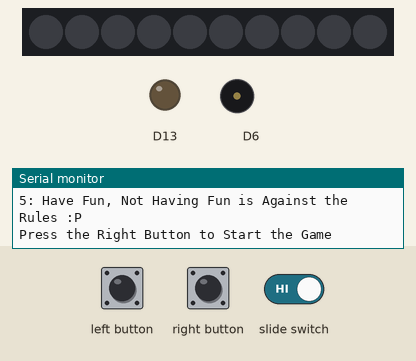
This sketch was run on a simulated Adafruit Circuit Playground Express. On the bench: 10 RGB LEDs in strip order, left to right, output pins drawn as LEDs (lit = HIGH), buzzer (waves = sounding), the last lines printed to the serial monitor. The inputs (shaded band) are chosen by the test bench. Dim RGB values are drawn brighter than linear.

Above: at 1.2 s.
1.3 s: left button pressed for 0.15 s
At 1.7 s:
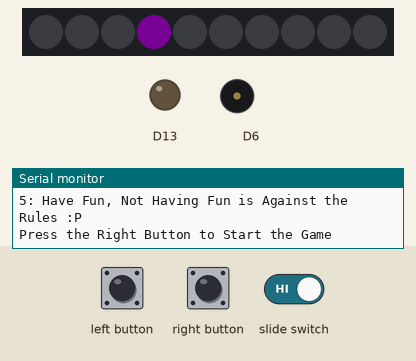
2.0 s: slide switch set LOW
At 3.2 s:
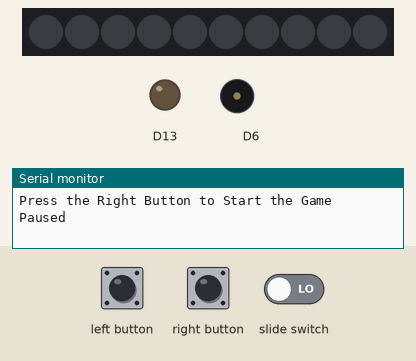
3.9 s: left button pressed for 1 s
At 4.3 s:
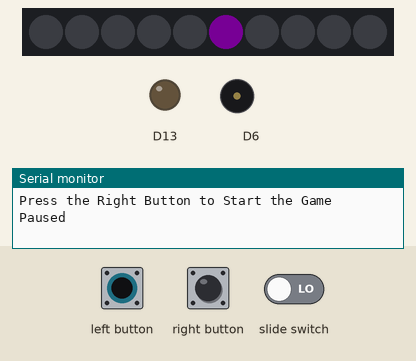
5.5 s: right button pressed for 0.15 s
6.2 s: slide switch set HIGH
At 7.1 s:
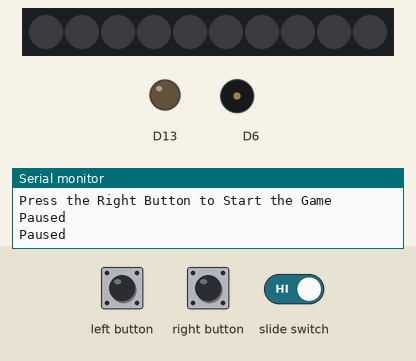
7.9 s: left button pressed for 0.15 s
At 10.0 s:
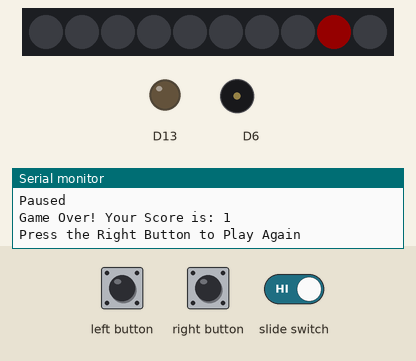
Timing chart, 0 to 11.3 s (numbered marks = the images above; inputs shaded):
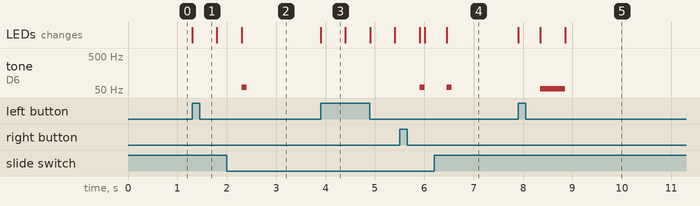

The sketch:

BouncingGameFinalProjectEdit.ino
```cpp
#include <Adafruit_CircuitPlayground.h>

int switchpin = 7;
int rbuttonpin = 5;
int lbuttonpin = 4;
volatile int gamestate = 0;
volatile bool lbuttonflag = false;
volatile bool rbuttonflag = false;
volatile bool switchflag = false;
volatile int speedvalue = 500;
volatile int score = 0;
float midi[127];
int A_four = 440;
int i = 2;

void switchISR(){
  switchflag = !switchflag;
  Serial.println("Paused");
};

void lbuttonISR(){
  lbuttonflag = true;
};

void rbuttonISR(){
  rbuttonflag = true;
}

void generateMIDI() //formula for creating a midi
{
  for (int x = 0; x < 127; ++x)
  {
    midi[x] = (A_four / 32.0) * pow(2.0, ((x - 9.0) / 12.0));
    Serial.println(midi[x]);
  }
};

void setup() { //Sets up interrupts, serial monitor, and initial serial monitor print
  CircuitPlayground.begin();
  attachInterrupt(digitalPinToInterrupt(switchpin), switchISR, CHANGE);
  attachInterrupt(digitalPinToInterrupt(lbuttonpin), lbuttonISR, RISING);
  attachInterrupt(digitalPinToInterrupt(rbuttonpin), rbuttonISR, RISING);
  generateMIDI();

  Serial.begin(9600);
  while(!Serial);
  Serial.println();
  Serial.println("Rules:");
  Serial.println("1: Press the Right and Left Buttons when the Light is coming towards them in Order to Score Points");
  Serial.println("2: The Light Gets Faster the More You Score");
  Serial.println("3: You Can Pause the Game With the Slide, Press the Start Button Again To Unpause");
  Serial.println("4: If the Light Passes the Buttons, You Lose");
  Serial.println("5: Have Fun, Not Having Fun is Against the Rules :P");
  Serial.println("Press the Right Button to Start the Game");
}

void loop() {
  if (gamestate == 0){ //Functions as a game buffer, either for starting or in pausing, does nothing but halt the game
  }
  if (switchflag){  //Functions as a pause by setting the gamestate to 0
    CircuitPlayground.playTone(60, 100);
    gamestate = 0;
    switchflag = false;
  }
  if (gamestate == 0 && lbuttonflag){ //Starts the game
    gamestate = 1;
    lbuttonflag = false;
  }
  if (gamestate == 1){ //First phase of the game, causes a light to bounce towards the left button (when held correctly) and waits for the button to be pushed
    lbuttonflag = false;
    CircuitPlayground.clearPixels();
    i++;
    CircuitPlayground.setPixelColor(i, 200, 0, 255);
    delay(speedvalue);
    CircuitPlayground.clearPixels();
    if(rbuttonflag){ //if the proper button is pushed, plays a tone, adds score, decreases delay timer, and sets the game to the other active gamestate
      CircuitPlayground.playTone(61, 100);
      score++;
      speedvalue=speedvalue-50;
      gamestate = 2;
      rbuttonflag = false;
    }
  }
  if (gamestate == 2){ //Second active phase of the game. Causes the light to bounce towards the other button and waits for it to be pushed.
    rbuttonflag = false;
    CircuitPlayground.clearPixels();
    i--;
    CircuitPlayground.setPixelColor(i, 200, 0, 255);
    delay(speedvalue);
    CircuitPlayground.clearPixels();
    if(lbuttonflag){
      CircuitPlayground.playTone(62, 100);
      score++;
      speedvalue=speedvalue-50;
      gamestate = 1;
      lbuttonflag = false;
    }
  }
  if (i == 1 || i == 8){ //game end state, reads for light to be past a specific threshold and resets back to base values
    CircuitPlayground.playTone(55, 500);
    CircuitPlayground.setPixelColor(i, 255, 0, 0);
    Serial.print("Game Over! Your Score is: ");
    Serial.println(score);
    Serial.println("Press the Right Button to Play Again");
    rbuttonflag = false; //Resets flags so that there are no backlogged inputs and the game doesn't start by itself
    lbuttonflag = false;
    i=2;
    speedvalue = 500;
    score = 0;
    gamestate=0;
  }
}
```

Measured:
- after the input at 1.3 s, the LEDs: change at once (image 1)
- after the input at 2.0 s, tone on D6: silent → 60 Hz after 0.30 s, → silent 0.10 s later
- after the input at 3.9 s, the LEDs: change at once (image 3)
- after the input at 5.5 s, tone on D6: silent → 61 Hz after 0.40 s, → silent 0.10 s later
- after the input at 6.2 s, tone on D6: silent → 60 Hz after 0.26 s, → silent 0.10 s later
- after the input at 7.9 s, tone on D6: silent → 55 Hz after 0.45 s, → silent 0.50 s later; the LEDs: first change at once (image 5 shows a later state)
- what the display in image 3 shows lasts 0.5 s, from 3.9 s to 4.4 s
